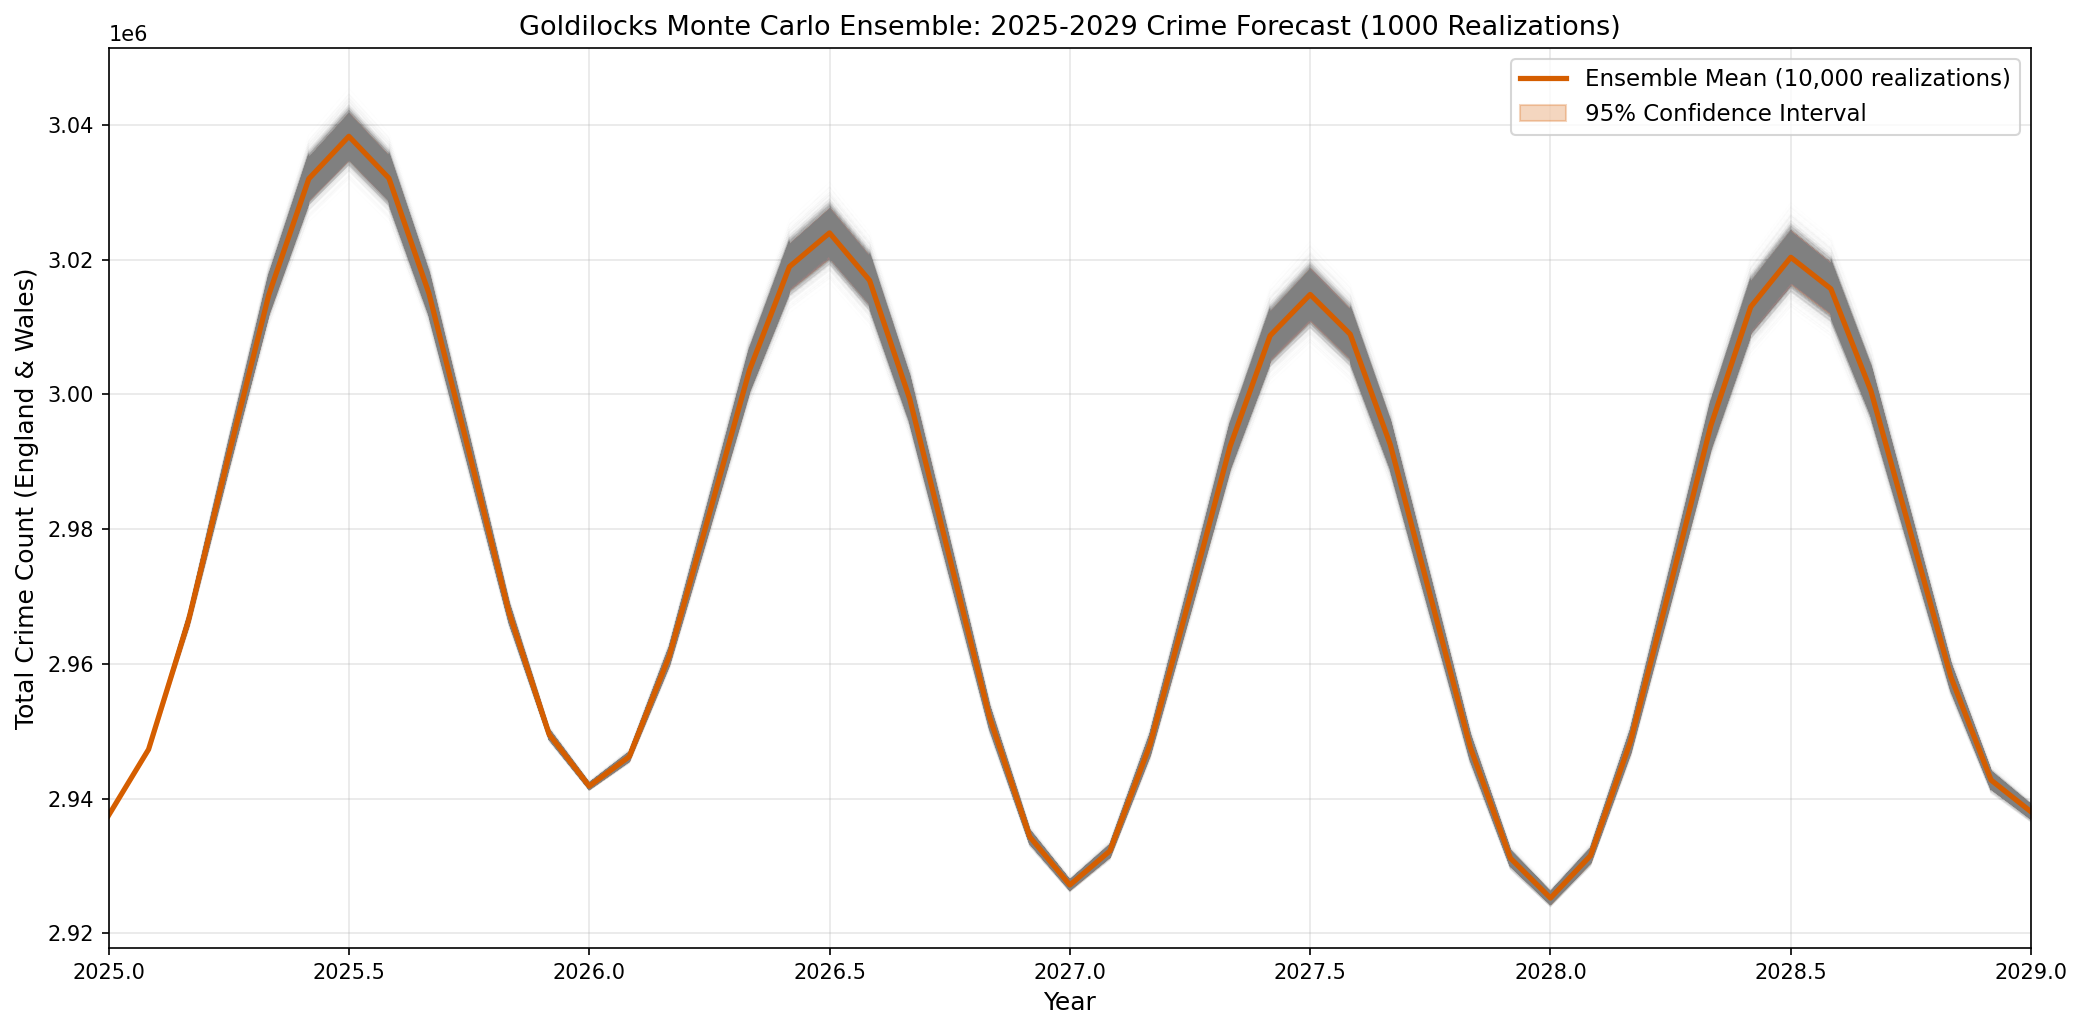

Write Python code to recreate this figure.
import numpy as np
import pandas as pd
import matplotlib.pyplot as plt
from scipy.integrate import solve_ivp
from scipy.interpolate import interp1d
import sys
import warnings

warnings.filterwarnings('ignore')

print("Running Monte Carlo Ensemble with Real Data & Goldilocks ODE...")

# ==========================================
# 1. LOAD REAL DATA & COEFFICIENTS
# ==========================================
ts_data = pd.read_csv('../time_series_master_goldilocks.csv')

# Extract 2025 data for initial conditions
ts_2025 = ts_data[ts_data['Year'] == 2025].copy()
pfa_names = ts_2025['PFA_Name'].values
E0_dict = dict(zip(ts_2025['PFA_Name'], ts_2025['Crime_Count']))
P0_dict = dict(zip(ts_2025['PFA_Name'], ts_2025['Police_Count']))
alpha_dict = dict(zip(ts_2025['PFA_Name'], ts_2025['Alpha_i']))
B_dict = dict(zip(ts_2025['PFA_Name'], ts_2025['B_i']))
beta_dict = dict(zip(ts_2025['PFA_Name'], ts_2025['Beta_i']))
sigma_dict = dict(zip(ts_2025['PFA_Name'], ts_2025['Sigma_i']))

# Build initial condition vector
E0 = np.array([E0_dict.get(pfa, 1.0) for pfa in pfa_names])
alpha_vec = np.array([alpha_dict.get(pfa, 0.0) for pfa in pfa_names])
B_vec = np.array([B_dict.get(pfa, 100.0) for pfa in pfa_names])
beta_vec = np.array([beta_dict.get(pfa, 0.01) for pfa in pfa_names])
sigma_vec = np.array([sigma_dict.get(pfa, 0.1) for pfa in pfa_names])

# Load adjacency for spillover
import geopandas as gpd
police_areas = gpd.read_file('../police_areas.geojson')

def standardize_pfa_names(series):
    series = series.astype(str).str.strip().str.replace('\n', '', regex=True)
    series = series.str.replace(' Police', '', regex=False)
    series = series.str.replace(' Constabulary', '', regex=False)
    series = series.str.replace(' Service', '', regex=False)
    series.loc[series.str.contains('Hampshire', case=False, na=False)] = 'Hampshire and Isle of Wight'
    series.loc[series.str.contains('Devon', case=False, na=False)] = 'Devon and Cornwall'
    series.loc[series.str.contains('Metropolitan', case=False, na=False)] = 'Metropolitan Police'
    series.loc[series.str.contains('City of London', case=False, na=False)] = 'London, City of'
    return series

police_areas['PFA_Name'] = standardize_pfa_names(police_areas['PFA24NM'])
police_areas['geometry'] = police_areas['geometry'].buffer(0.001)

adjacency_dict = {}
for idx, row in police_areas.iterrows():
    neighbors = police_areas[police_areas.geometry.intersects(row['geometry'])]['PFA_Name'].tolist()
    neighbors = [n for n in neighbors if n != row['PFA_Name']]
    adjacency_dict[row['PFA_Name']] = neighbors

# Build adjacency matrix
n_pfas = len(pfa_names)
ADJ = np.zeros((n_pfas, n_pfas))
for i, pfa in enumerate(pfa_names):
    neighbors = adjacency_dict.get(pfa, [])
    for j, pfa_j in enumerate(pfa_names):
        if pfa_j in neighbors:
            ADJ[i, j] = 1

# Static police count interpolator (constant for 2025)
P_static = np.array([P0_dict.get(pfa, 1000.0) for pfa in pfa_names])

# ==========================================
# 2. GOLDILOCKS ODE SYSTEM WITH STOCHASTIC NOISE
# ==========================================
num_realizations = 10000   # <--- Increased to 10,000
t_span = (0, 48)  # 4 years into future in months
t_eval = np.linspace(0, 48, 49)

def ode_system_stochastic(t, E_vec, B_perturb):
    """Goldilocks ODE with stochastic noise term."""
    dE = np.zeros(len(pfa_names))
    omega = 2 * np.pi / 12
    phase_shift = 3.0 * (2 * np.pi / 12)

    for i in range(len(pfa_names)):
        neighbours = np.where(ADJ[i])[0]
        n_nb = len(neighbours)

        P_i_t = max(P_static[i], 1.0)

        growth = alpha_vec[i] * E_vec[i]

        nb_term = 0.0
        if n_nb > 0:
            for j in neighbours:
                nb_term += (alpha_vec[j] / n_nb) * E_vec[j]

        seasonal = (1.7 * (B_vec[i] + B_perturb[i])) * np.cos(omega * t - phase_shift)
        suppression = min(beta_vec[i], 1.0) * E_vec[i] * (P_i_t ** -0.3)

        drift = 3 * (growth + nb_term - suppression + seasonal)
        noise = (P_i_t ** -0.3) * 10.0 * sigma_vec[i] * np.random.normal(0, np.sqrt(1 / 12))

        dE[i] = drift + noise

    return dE

# ==========================================
# 3. RUN 1000 MONTE CARLO REALIZATIONS
# ==========================================
np.random.seed(42)
all_solutions = []

for realization in range(num_realizations):
    B_perturb = np.random.normal(0, 0.05 * B_vec)

    ode_closure = lambda t, E_vec: ode_system_stochastic(t, E_vec, B_perturb)

    try:
        sol = solve_ivp(ode_closure, t_span, E0, method='RK45', t_eval=t_eval, max_step=1, rtol=1e-4, atol=1e-2)
        if sol.success:
            all_solutions.append(sol.y.T)
    except:
        continue

    if (realization + 1) % 100 == 0:
        print(f"  Completed {realization + 1}/{num_realizations} realizations...")

all_solutions = np.array(all_solutions)
print(f"Successfully completed {len(all_solutions)} realizations")

# ==========================================
# 4. CALCULATE ENSEMBLE STATISTICS
# ==========================================
E_total_ensemble = all_solutions.sum(axis=2)  # Sum across all PFAs
E_mean = E_total_ensemble.mean(axis=0)
E_std = E_total_ensemble.std(axis=0)
E_upper = E_mean + 1.96 * E_std
E_lower = np.maximum(E_mean - 1.96 * E_std, 0)

# ==========================================
# 5. PLOT ENSEMBLE
# ==========================================
t_months = t_eval
t_years = 2025 + t_months / 12.0

fig, ax = plt.subplots(figsize=(14, 7))

# Plot all individual realizations lightly
for i in range(len(all_solutions)):
    ax.plot(t_years, E_total_ensemble[i], color='gray', alpha=0.01, linewidth=0.5) # Reduced alpha for 10k lines

# Plot ensemble mean
ax.plot(t_years, E_mean, color='#D55E00', linewidth=2.5, label='Ensemble Mean (10,000 realizations)') # Colorblind safe

# Plot 95% confidence interval
ax.fill_between(t_years, E_lower, E_upper, color='#D55E00', alpha=0.25, label='95% Confidence Interval')

ax.set_xlabel('Year', fontsize=12)
ax.set_ylabel('Total Crime Count (England & Wales)', fontsize=12)
ax.set_title('Goldilocks Monte Carlo Ensemble: 2025-2029 Crime Forecast (1000 Realizations)', fontsize=13)
ax.legend(fontsize=11)
ax.grid(True, alpha=0.3)
ax.set_xlim(2025, 2029)

plt.tight_layout()
plt.savefig('monte_carlo_ensemble.png', dpi=150, bbox_inches='tight')
print("Saved: monte_carlo_ensemble.png")
plt.show()
